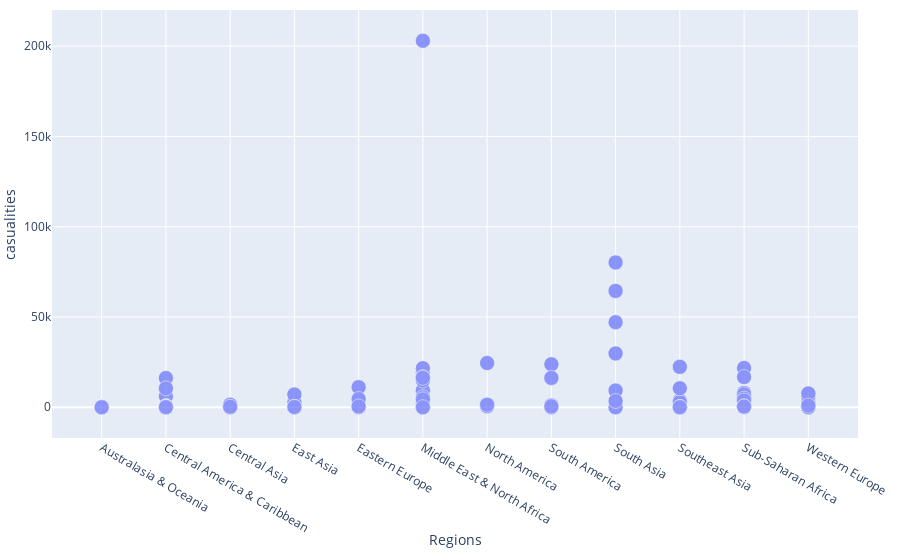

Write notebook code for a chart like this one.
### Code cell
figure={
            'data': [
                go.Scatter(
                    y=scatter_data['casualities'],
                    x=scatter_data['Region'],
                    text=scatter_data['Country'],
                    mode='markers',
                    opacity=0.7,
                    marker={
                        'size': 15,
                        'line': {'width': 0.5, 'color': 'white'}
                    },
                    name='sd'
                ) #for i in df.Region.unique()
            ],
            'layout': go.Layout(
                xaxis={'title': 'Regions'},
                yaxis={'title': 'casualities'},
                margin={'l': 40, 'b': 40, 't': 10, 'r': 10},
                legend={'x': 0, 'y': 1},
                hovermode='closest'
            )
        }
fig=go.Figure(figure)
fig.show()

### Figure 1 — Plotly figure (JSON) as saved in the notebook; plotly's stock layout.template omitted (floating-point values rounded to 4 significant figures; data arrays with more than 128 entries replaced by an {"elided": "..."} marker saying what was removed)
{"data": [{"marker": {"line": {"color": "white", "width": 0.5}, "size": 15}, "mode": "markers", "name": "sd", "opacity": 0.7, "text": {"elided": "205 str values"}, "type": "scatter", "x": {"elided": "205 str values"}, "y": {"elided": "205 int values"}}], "layout": {"hovermode": "closest", "legend": {"x": 0, "y": 1}, "margin": {"b": 40, "l": 40, "r": 10, "t": 10}, "xaxis": {"title": {"text": "Regions"}}, "yaxis": {"title": {"text": "casualities"}}}}
